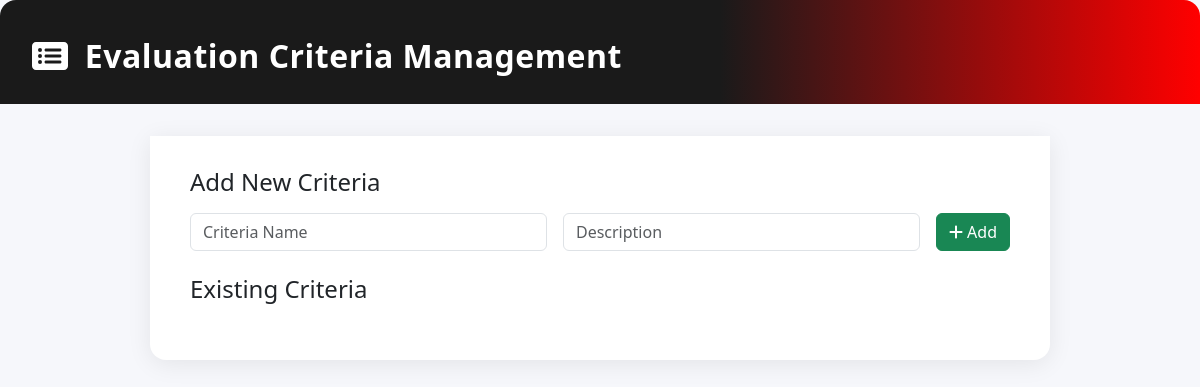
Before: /dist/evaluation.php with the older database file.
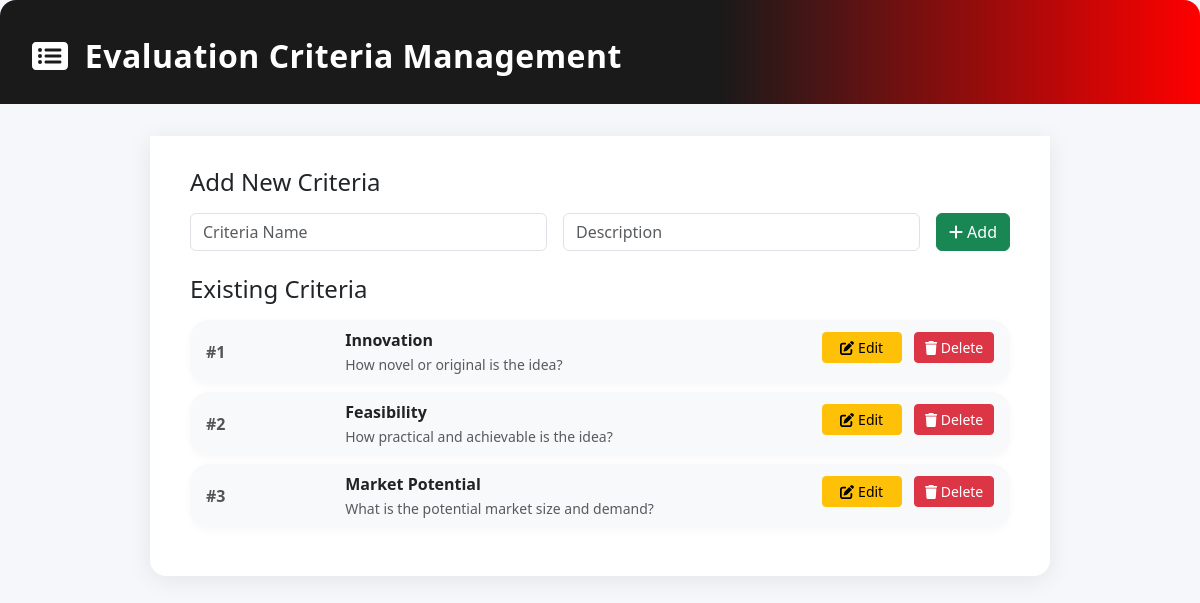
After: the same page with the newer database file.
### tables this page shows
CREATE TABLE `evaluation_criteria` (
  `id` int(11) NOT NULL,
  `name` varchar(100) NOT NULL,
  `description` text DEFAULT NULL
);

### dist/evaluation.php (the view, shortened to what this page needs)
<?php
$host = "localhost";
$user = "root";
$password = "";
$dbname = "umic";
$conn = new mysqli($host, $user, $password, $dbname);
$criteria = [];
$res = $conn->query("SELECT * FROM evaluation_criteria ORDER BY id ASC");
while ($row = $res->fetch_assoc()) $criteria[] = $row;
?>
<!DOCTYPE html>
<html lang="en">
<head>
    <link href="https://cdn.jsdelivr.net/npm/bootstrap@5.3.0/dist/css/bootstrap.min.css" rel="stylesheet">
    <link rel="stylesheet" href="https://cdnjs.cloudflare.com/ajax/libs/font-awesome/6.0.0/css/all.min.css">
    <link href="../styles.css" rel="stylesheet">
</head>
<body>
<div class="criteria-header">
    <i class="fas fa-list-alt me-2"></i> Evaluation Criteria Management
</div>
<div class="criteria-section">
    <h4 class="mb-3">Add New Criteria</h4>
    <form method="post" class="add-form-row mb-4">
        <input type="text" class="form-control" name="name" placeholder="Criteria Name" required>
        <input type="text" class="form-control" name="description" placeholder="Description">
        <button type="submit" class="btn btn-success"><i class="fas fa-plus"></i> Add</button>
    </form>
    <h4 class="mb-3">Existing Criteria</h4>
    <?php foreach ($criteria as $c): ?>
        <div class="pill-row">
            <span class="field-label">#<?= $c['id'] ?></span>
            <span class="field-value">
                <?php if (isset($_GET['edit']) && $_GET['edit'] == $c['id']): ?>
                    <form method="post" class="d-flex align-items-center gap-2 mb-0 flex-nowrap" style="flex-wrap:nowrap;">
                        <input type="hidden" name="edit_criteria" value="1">
                        <input type="hidden" name="id" value="<?= $c['id'] ?>">
                        <input type="text" name="name" value="<?= htmlspecialchars($c['name']) ?>" class="form-control form-control-sm" required>
                        <input type="text" name="description" value="<?= htmlspecialchars($c['description']) ?>" class="form-control form-control-sm">
                        <button type="submit" class="btn btn-sm btn-primary" style="white-space:nowrap;">Save</button>
                        <a href="evaluation.php" class="btn btn-sm btn-secondary" style="white-space:nowrap;">Cancel</a>
                    </form>
                <?php else: ?>
                    <strong><?= htmlspecialchars($c['name']) ?></strong><br>
                    <span class="text-muted small"><?= htmlspecialchars($c['description']) ?></span>
                <?php endif; ?>
            </span>
            <span class="criteria-actions ms-auto">
                <?php if (!isset($_GET['edit']) || $_GET['edit'] != $c['id']): ?>
                    <a href="evaluation.php?edit=<?= $c['id'] ?>" class="btn btn-sm btn-warning"><i class="fas fa-edit"></i> Edit</a>
                    <a href="evaluation.php?delete=<?= $c['id'] ?>" class="btn btn-sm btn-danger" onclick="return confirm('Delete this criteria?');"><i class="fas fa-trash"></i> Delete</a>
                <?php endif; ?>
            </span>
        </div>
    <?php endforeach; ?>
</div>
</body>
</html>

Changed rows visible on the page:
added evaluation_criteria: id "1", name "Innovation", description "How novel or original is the idea?"
added evaluation_criteria: id "2", name "Feasibility", description "How practical and achievable is the idea?"
added evaluation_criteria: id "3", name "Market Potential", description "What is the potential market size and demand?"
